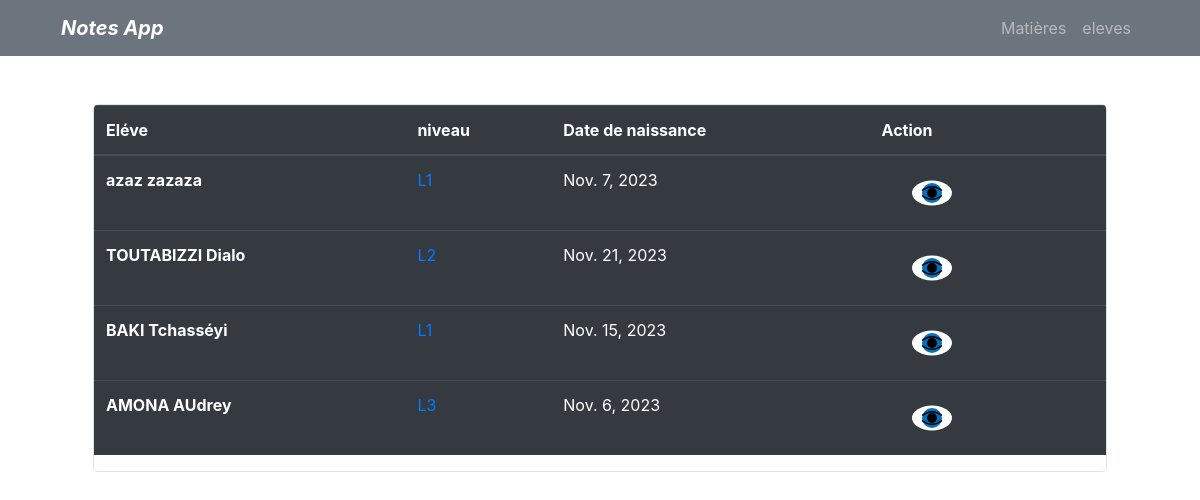
The page /eleves/ on the database its author committed.
### notes/models.py (models this page shows, shortened)
class Personne(models.Model):
    nom = models.CharField(max_length=50)
    prenom = models.CharField(max_length=50)
    sexe = models.CharField(choices=(("M", "Masculin"), ("F","Feminin")),max_length=20)
    date_naissance = models.DateField()
    user = models.OneToOneField(User, on_delete=models.CASCADE)
    class Meta:
        abstract = True

class Eleve(Personne):
    id = models.CharField(primary_key=True, max_length=55)
    niveau = models.ForeignKey(Niveau, on_delete=models.CASCADE)
    class Meta:
        verbose_name = "Eleve"
        verbose_name_plural = "Eleves"

class Niveau(models.Model):
    nom = models.CharField(max_length=2,unique=True)
    def __str__(self) -> str:
        return self.nom

### notes/views.py (the view)
# urls.py: path("eleves/", views.eleves, name="eleves"),
def eleves(request):
    eleves = Eleve.objects.all()
    return render(request, "eleves/index.html", {"eleves": eleves})

### notes/templates/eleves/index.html (shortened to what this page needs)
{% extends 'notes/index.html' %}
{% block content %}
<div class="overflow-hidden rounded-lg border border-gray-200 shadow-md m-5">
    <table class="table table-hover table-dark">
      <thead>
        <tr>
          <th scope="col">Eléve</th>
          <th scope="col">niveau</th>
          <th scope="col">Date de naissance</th>
          <th scope="col text-center">Action</th>
        </tr>
      </thead>
      <tbody>
        {% for eleve in eleves %}
        <tr>
          <th scope="row">{{ eleve.nom }} {{ eleve.prenom }}</th>
          <td><a href="{% url 'notes:niveau' eleve.niveau.id %}">{{ eleve.niveau }}</a></td>
          <td>{{ eleve.date_naissance }}</td>
          <td><div class="flex justify-end gap-4">
            <a x-data="{ tooltip: 'Edite' }" href="{% url 'notes:eleve' eleve.id %}">
            </a>
          </div></td>
        </tr>
        {% endfor %}
      </tbody>
    </table>
</div>
  {% endblock  %}

### rows shown on the page
Eleve: nom "azaz", prenom "zazaza", niveau "L1", date_naissance "Nov. 7, 2023"
Eleve: nom "TOUTABIZZI", prenom "Dialo", niveau "L2", date_naissance "Nov. 21, 2023"
Eleve: nom "BAKI", prenom "Tchasséyi", niveau "L1", date_naissance "Nov. 15, 2023"
Eleve: nom "AMONA", prenom "AUdrey", niveau "L3", date_naissance "Nov. 6, 2023"
